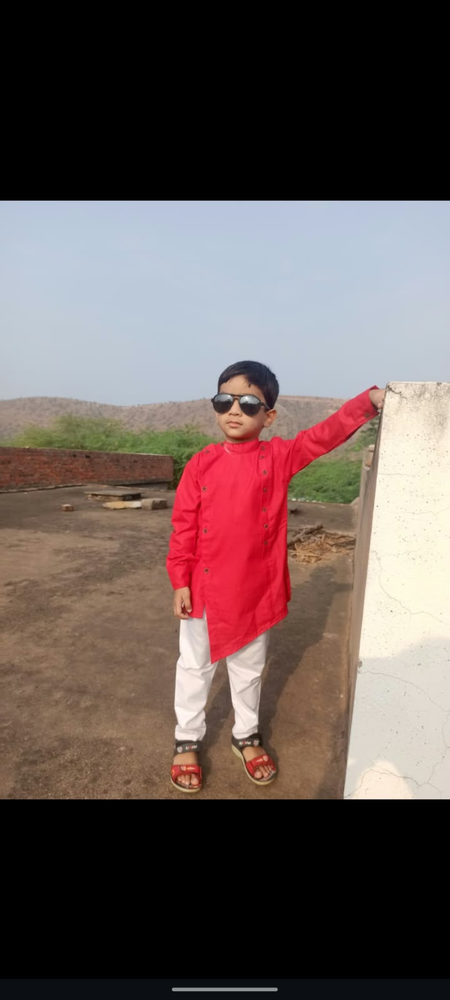
#> input picture bigger_image.png, 450 x 1000 px, shrunk from 1080 x 2400 before the run
$ python 'ex 24.py'
#> lines starting #> are read from the running program, lines starting #| are printed output that depends on the picture

import cv2
import numpy as np
from tkinter import Tk
from tkinter.filedialog import askopenfilename

Tk().withdraw()
path = askopenfilename()
#> the answer given: ../bigger_image.png
img = cv2.imread(path)
#> img is the input picture: shape (1000, 450, 3); mean B, G, R 86.2, 88.7, 103.6

if img is not None:
    kernel = np.ones((5, 5), np.uint8)
    blackhat = cv2.morphologyEx(
        img, cv2.MORPH_BLACKHAT, kernel
    )
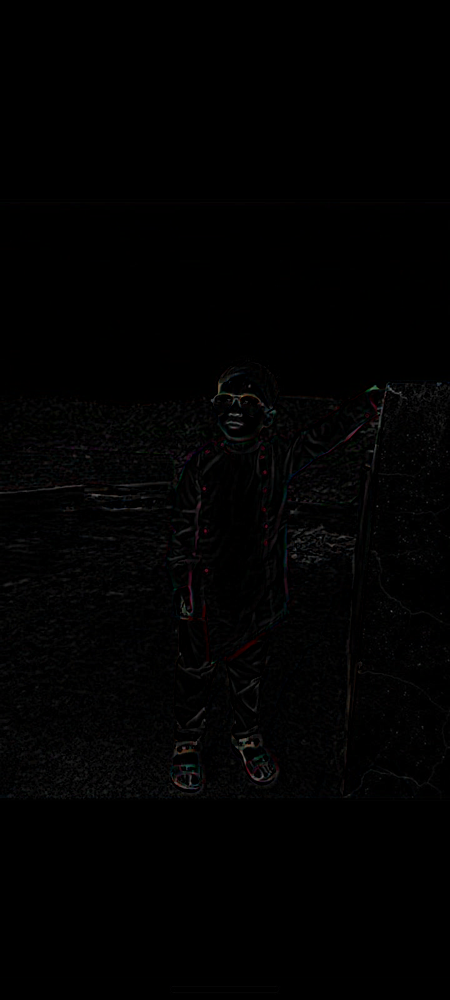
#> blackhat: shape (1000, 450, 3); mean B, G, R 1.7, 1.7, 1.8

    cv2.imshow("Original Image", img)
    cv2.imshow("Black Hat Image", blackhat)

    cv2.waitKey(0)
    cv2.destroyAllWindows()
else:
    print("Image not selected or not found")

$ run again, on color_histogram.png
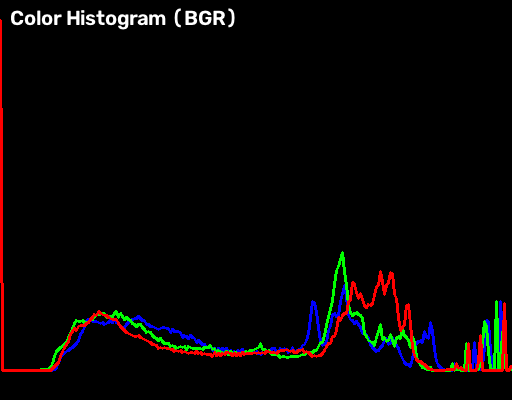
#> input picture color_histogram.png, 512 x 400 px
#> img is the input picture: shape (400, 512, 3); mean B, G, R 4.4, 4.9, 6.8
#> `blackhat = cv2.morphologyEx( img, cv2.MORPH_BLACKHAT, kernel )`:
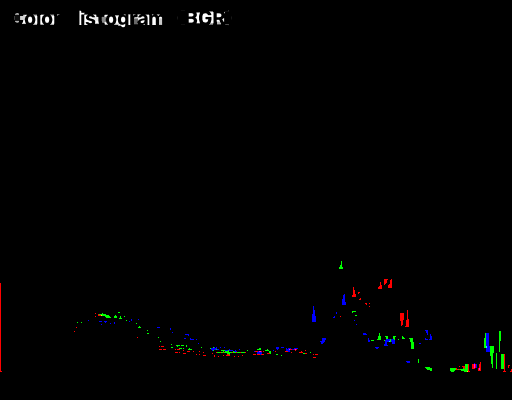
#> blackhat: shape (400, 512, 3); mean B, G, R 1.3, 1.5, 1.4

$ run again, on equalized_image.png
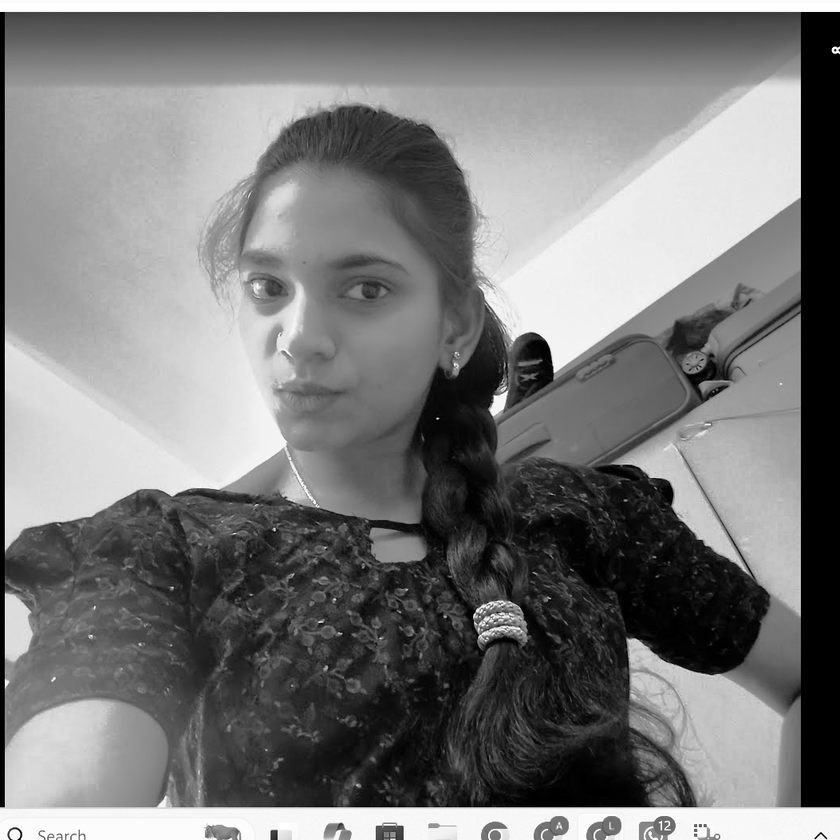
#> input picture equalized_image.png, 840 x 840 px, shrunk from 1053 x 1053 before the run
#> img is the input picture: shape (840, 840, 3); min 0, max 255, mean 122
#> `blackhat = cv2.morphologyEx( img, cv2.MORPH_BLACKHAT, kernel )`:
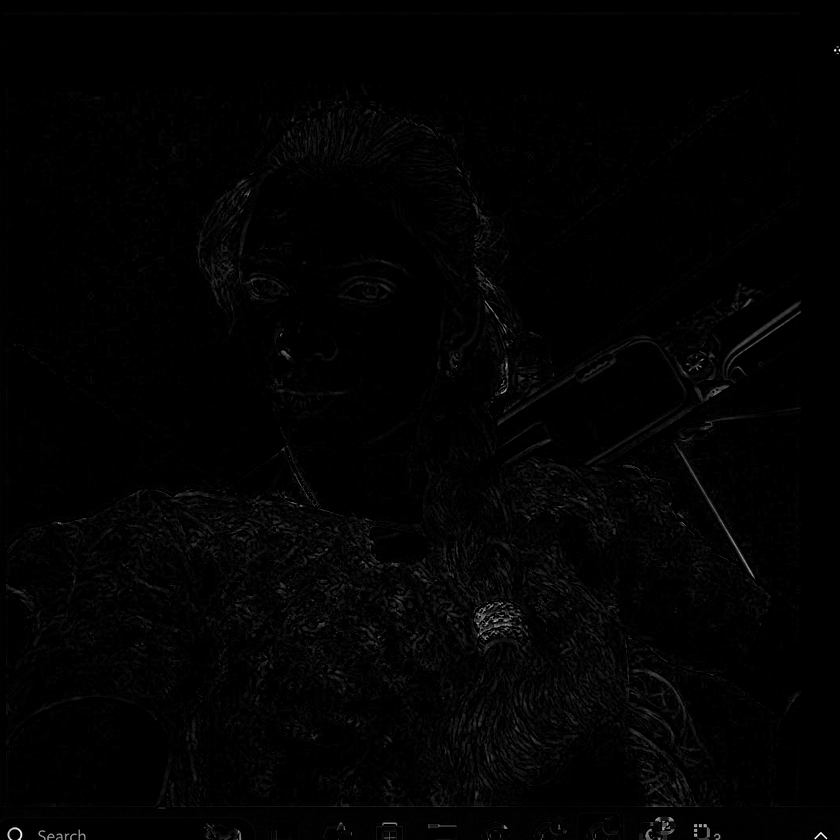
#> blackhat: shape (840, 840, 3); min 0, max 255, mean 2.6
